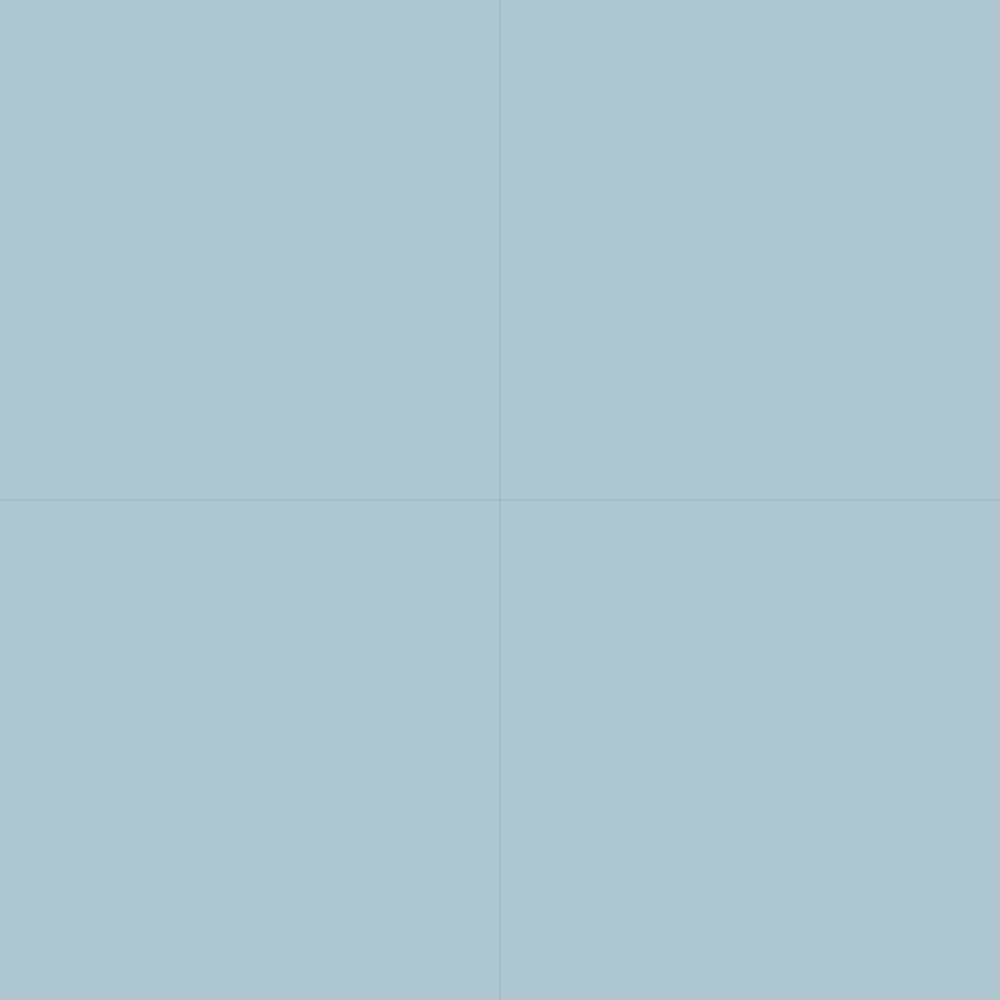
Frame 1 (no input)
Frame 60 (no input): blank canvas, image omitted
Frame 120 (the mouse pressed at the canvas centre since frame 60): blank canvas, image omitted

The p5.js sketch that drew this single still picture (run headless with seeded random() and noise() and a simulated clock; from frame 60 on, the mouse is pressed at the canvas centre):

// p5.js sketch
// ── sketch.js
var current = [...'A0;']
var axiom = current
var next = []
var count = 0
var posY = 20
var s = []

var c = 0
var p = 0
var q = 0
var h = 0

var D = 0
var R = 0
var slider
var col = 0

function setup() {

	slider = createSlider(100, 2000, 10, 10)
	createCanvas(1000, 1000);
	angleMode(DEGREES)
	colorMode(HSB)

	background(255);
	stroke(255, 100);
	strokeWeight(0.5)
	noFill();


	stroke("grey")
	strokeWeight(0.3)
	line(0, height / 2, width, height / 2)
	line(width / 2, 0, width / 2, height)

	// noLoop()

	// c = 1
	// p = 0.3
	// q = c - p
	// h = pow((p * q), 0.5)
	// h = round(h * 100) / 100

	D = 7 
	R = 1.17 

	// console.log(current.join(''))

}


function draw() {

	background(197, 42, 63, 0.5)
	// Angle in degrees
	var theta = 60 
	var step_size = 0.5
	var step_radius = 2000
	// step_size = slider.value()
	// step_radius = slider.value()/100
	var wind = 10

	// Initial theta, position
	var ta = 90 
	var tx = width/2 
	var ty = height 
	var th = 0
	var th_step = 3
	var hue_max = 230
	var hue_min = 180

	// stroke(200, 100, 100)
	stroke(0, 0, 90)
	fill(count * 10, 100, 100)
	strokeWeight(1)

	push()
	// translate(mouseX, mouseY)
	if (current.length > 0) {
		// stroke(100, random(150), 150, 255 - (count * 20))
		// stroke("SteelBlue")
		for (let i = 0; i < current.length; i++) {
			let c = current[i]
			let vx = 0
			if (c == 'F') {

				stroke(col, 80, 90)
				// noStroke()
				let val = []
				for (let j = 1; j < 10; j++) {
					let v = current[i + j]
					if (v == ';') {
						break
					} else {
						val.push(v)
					}
				}
				vx = parseFloat(val.join(''))
				// console.log("vx: " + vx);

				var new_x = tx + vx * (step_size * cos(ta))
				var new_y = ty - vx * (step_size * sin(ta))
				line(tx, ty, new_x, new_y)
				tx = new_x
				ty = new_y
			} else if (c == 'D') { // F+F

				let c = current[i]
				let vx = 0
				let val = []
				for (let j = 1; j < 10; j++) {
					let v = current[i + j]
					if (v == ';') {
						break
					} else {
						val.push(v)
					}
				}
				vx = parseFloat(val.join(''))
				// console.log("vx: " + vx);


				var new_x = tx + vx* (step_size * cos(ta))
				var new_y = ty - vx* (step_size * sin(ta))
				line(tx, ty, new_x, new_y)
				tx = new_x
				ty = new_y
				ta += theta
				var new_x = tx + vx * (step_size * cos(ta))
				var new_y = ty - vx * (step_size * sin(ta))
				line(tx, ty, new_x, new_y)
				tx = new_x
				ty = new_y

			} else if (c == 'G') { // F-F
				var new_x = tx + (step_size * cos(ta))
				var new_y = ty - (step_size * sin(ta))
				line(tx, ty, new_x, new_y)
				tx = new_x
				ty = new_y
				ta -= theta
				var new_x = tx + (step_size * cos(ta))
				var new_y = ty - (step_size * sin(ta))
				line(tx, ty, new_x, new_y)
				tx = new_x
				ty = new_y
			} else if (c == 'f') {
				var new_x = tx + (step_size * cos(ta))
				var new_y = ty - (step_size * sin(ta))
				tx = new_x
				ty = new_y
			} else if (c == '+') { // left

				let val = []
				for (let j = 1; j < 10; j++) {
					let v = current[i + j]
					if (v == ';') {
						break
					} else {
						val.push(v)
					}
				}

				// console.log(val.length)
				if (val.length > 0) vx = parseFloat(val.join(''))
				else vx = theta
				// console.log(theta)
				// console.log(vx)

				// console.log("+");
				ta += vx
				// console.log(ta);
				// ta += (theta + wind * noise(frameCount/20)) 
			} else if (c == '-') { // right

				let val = []
				vx = theta
				for (let j = 1; j < 10; j++) {
					let v = current[i + j]
					if (v == ';') {
						break
					} else {
						val.push(v)
					}
				}

				if (val.length > 0) vx = parseFloat(val.join(''))
				else vx = theta

				ta -= vx
				// ta -= (theta + (1 - noise(frameCount/20))) 
			} else if (c == '[') {
				s.push(tx)
				s.push(ty)
				s.push(ta)
			} else if (c == ']') {
				ta = s.pop()
				ty = s.pop()
				tx = s.pop()
			} else if (c == 'C') {
				noStroke()
				ellipse(tx, ty, step_radius)
			} else if (c == 'H') {
				th += th_step
				if (th > hue_max) {
					th = th - (hue_max - hue_min)
				}
				fill(th, 100, 100, 0.2)
				col = th
			}
		}
	}
	pop()
}

function mouseClicked() {

	next = []
	// for (var c of current) {
	for (var i = 0; i < current.length; i++) {

		let c = current[i]
		let x = 0

		// Rules
		if (c == 'F') {
			let val = []
			for (let j = 1; j < 10; j++) {
				let v = current[i + j]
				if (v == ';') {
					break
				} else {
					val.push(v)
				}
			}
			x = parseFloat(val.join(''))
			var t = x * R

			next.push(..."F"+t+";")
		} else if (c == "A") {
			let val = []
			for (let j = 1; j < 10; j++) {
				let v = current[i + j]
				if (v == ';') {
					break
				} else {
					val.push(v)
				}
			}
			x = parseFloat(val.join(''))

			if (x == 0) {
				next.push(..."F1;[+;A"+D+";][-;A"+D+";]F1;A0;")
			} else if (x > 0) {
				var t = x - 1
				next.push(..."A"+t+";")
			}
		} else if ('0123456789'.indexOf(c) === -1) {
			// if (c !== ";") {
				console.log("not number")
				console.log(c)
				next.push(c)
			// }
		}
	}

	current = next
	// console.log(current)
	// console.log(current.join(''))
	count++
}


function keyPressed() {
	if (keyCode === UP_ARROW) {
		current = axiom
		next = []
	}
}
